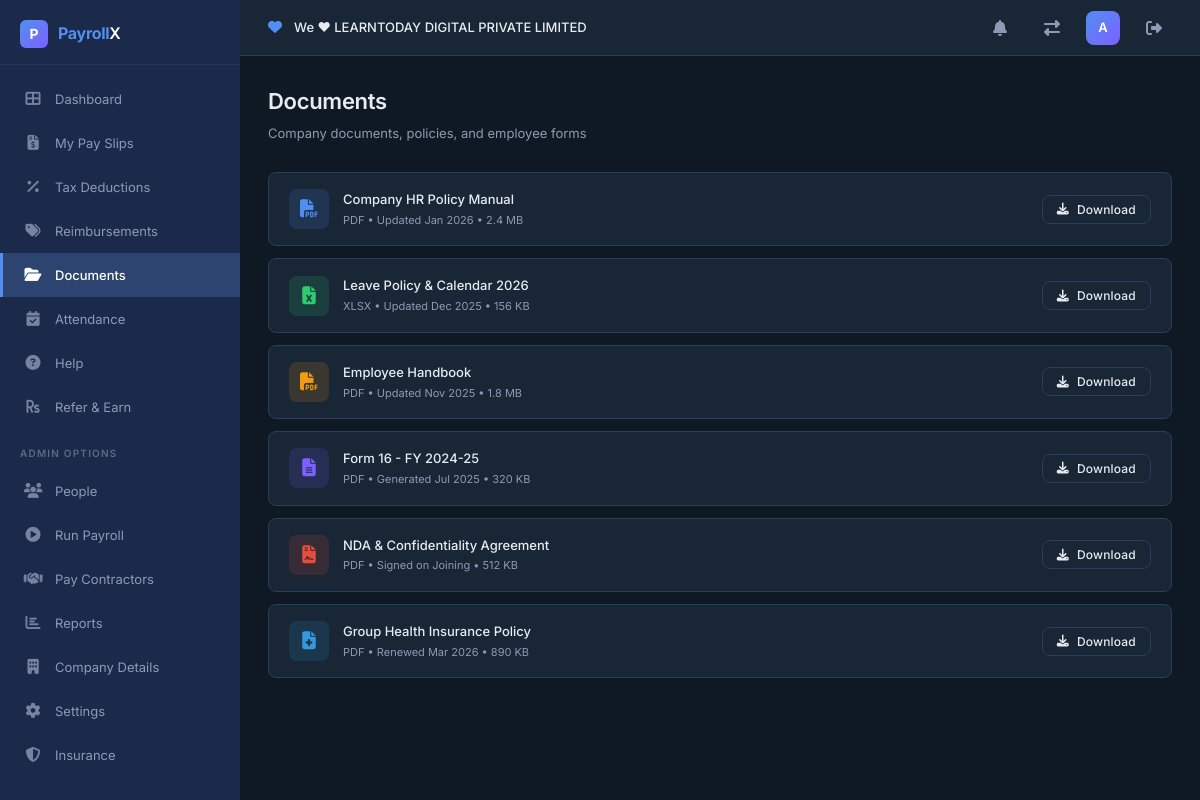
Page /documents (signed in) on the committed database.
### src/models.py (models this page shows, shortened)
class Organization(db.Model):
    __tablename__ = 'organizations'
    org_id = db.Column(db.Integer, primary_key=True)
    name = db.Column(db.String(200), unique=True, nullable=False)
    created_at = db.Column(db.DateTime, default=datetime.utcnow)
    users = db.relationship('User', backref='organization', lazy=True)
    employees = db.relationship('Employee', backref='organization', lazy=True)
    payroll_runs = db.relationship('PayrollRun', backref='organization', lazy=True)

class User(UserMixin, db.Model):
    __tablename__ = 'users'
    id = db.Column(db.Integer, primary_key=True)
    username = db.Column(db.String(80), unique=True, nullable=False)
    email = db.Column(db.String(120), unique=True, nullable=False)
    password_hash = db.Column(db.String(256), nullable=False)
    role = db.Column(db.String(20), default='employee')  # employee, hr_admin, finance
    created_at = db.Column(db.DateTime, default=datetime.utcnow)
    org_id = db.Column(db.Integer, db.ForeignKey('organizations.org_id'), nullable=True)

### src/app.py (the view)
@app.route('/documents')
@login_required
def documents():
    return render_template('documents.html')

### src/app.py (called while the page is built)
@login_manager.user_loader
def load_user(user_id):
    return User.query.get(int(user_id))

@app.before_request
def initialize_database():
    global _db_initialized
    if not _db_initialized:
        db.create_all()
        seed_database()
        _db_initialized = True

### templates/documents.html (shortened to what this page needs)
{% extends "base.html" %}
{% block content %}
<div class="page-header">
    <h1>Documents</h1>
    <p>Company documents, policies, and employee forms</p>
</div>
<div class="doc-list">
    <div class="doc-item">
        <div class="doc-icon" style="background: rgba(82,143,240,0.15); color: var(--primary);"><i class="fas fa-file-pdf"></i></div>
        <div class="doc-info">
            <div class="doc-name">Company HR Policy Manual</div>
            <div class="doc-meta">PDF • Updated Jan 2026 • 2.4 MB</div>
        </div>
        <button class="btn btn-outline btn-sm"><i class="fas fa-download"></i> Download</button>
    </div>
    <div class="doc-item">
        <div class="doc-icon" style="background: rgba(46,204,113,0.15); color: var(--success);"><i class="fas fa-file-excel"></i></div>
        <div class="doc-info">
            <div class="doc-name">Leave Policy & Calendar 2026</div>
            <div class="doc-meta">XLSX • Updated Dec 2025 • 156 KB</div>
        </div>
        <button class="btn btn-outline btn-sm"><i class="fas fa-download"></i> Download</button>
    </div>
    <div class="doc-item">
        <div class="doc-icon" style="background: rgba(243,156,18,0.15); color: var(--warning);"><i class="fas fa-file-pdf"></i></div>
        <div class="doc-info">
            <div class="doc-name">Employee Handbook</div>
            <div class="doc-meta">PDF • Updated Nov 2025 • 1.8 MB</div>
        </div>
        <button class="btn btn-outline btn-sm"><i class="fas fa-download"></i> Download</button>
    </div>
    <div class="doc-item">
        <div class="doc-icon" style="background: rgba(123,97,255,0.15); color: #7b61ff;"><i class="fas fa-file-alt"></i></div>
        <div class="doc-info">
            <div class="doc-name">Form 16 - FY 2024-25</div>
            <div class="doc-meta">PDF • Generated Jul 2025 • 320 KB</div>
        </div>
        <button class="btn btn-outline btn-sm"><i class="fas fa-download"></i> Download</button>
    </div>
    <div class="doc-item">
        <div class="doc-icon" style="background: rgba(231,76,60,0.15); color: var(--danger);"><i class="fas fa-file-contract"></i></div>
        <div class="doc-info">
            <div class="doc-name">NDA & Confidentiality Agreement</div>
            <div class="doc-meta">PDF • Signed on Joining • 512 KB</div>
        </div>
        <button class="btn btn-outline btn-sm"><i class="fas fa-download"></i> Download</button>
    </div>
    <div class="doc-item">
        <div class="doc-icon" style="background: rgba(52,152,219,0.15); color: var(--info);"><i class="fas fa-file-medical"></i></div>
        <div class="doc-info">
            <div class="doc-name">Group Health Insurance Policy</div>
            <div class="doc-meta">PDF • Renewed Mar 2026 • 890 KB</div>
        </div>
        <button class="btn btn-outline btn-sm"><i class="fas fa-download"></i> Download</button>
    </div>
</div>
{% endblock %}

### templates/base.html (shortened to what this page needs)
<!DOCTYPE html>
<html lang="en">
<head>
    <link rel="stylesheet" href="{{ url_for('static', filename='css/style.css') }}">
    <link rel="stylesheet" href="https://cdnjs.cloudflare.com/ajax/libs/font-awesome/6.5.1/css/all.min.css">
</head>
<body>
    {% if current_user.is_authenticated %}
    <aside class="sidebar" id="sidebar">
        <div class="sidebar-logo">
            <div class="logo-icon">P</div>
            <div class="logo-text"><span>Payroll</span>X</div>
        </div>
        <nav class="sidebar-nav">
            <a href="{{ url_for('dashboard') }}" class="nav-item {% if request.endpoint == 'dashboard' %}active{% endif %}">
                <span class="nav-icon"><i class="fas fa-th-large"></i></span> Dashboard
            </a>
            <a href="{{ url_for('payslips') }}" class="nav-item {% if request.endpoint == 'payslips' %}active{% endif %}">
                <span class="nav-icon"><i class="fas fa-file-invoice-dollar"></i></span> My Pay Slips
            </a>
            <a href="{{ url_for('tax_deductions') }}" class="nav-item {% if request.endpoint == 'tax_deductions' %}active{% endif %}">
                <span class="nav-icon"><i class="fas fa-percentage"></i></span> Tax Deductions
            </a>
            <a href="{{ url_for('reimbursements') }}" class="nav-item {% if request.endpoint == 'reimbursements' %}active{% endif %}">
                <span class="nav-icon"><i class="fas fa-tags"></i></span> Reimbursements
            </a>
            <a href="{{ url_for('documents') }}" class="nav-item {% if request.endpoint == 'documents' %}active{% endif %}">
                <span class="nav-icon"><i class="fas fa-folder-open"></i></span> Documents
            </a>
            <a href="{{ url_for('attendance') }}" class="nav-item {% if request.endpoint == 'attendance' %}active{% endif %}">
                <span class="nav-icon"><i class="fas fa-calendar-check"></i></span> Attendance
            </a>
            <a href="{{ url_for('help_page') }}" class="nav-item {% if request.endpoint == 'help_page' %}active{% endif %}">
                <span class="nav-icon"><i class="fas fa-question-circle"></i></span> Help
            </a>
            <a href="{{ url_for('refer_earn') }}" class="nav-item {% if request.endpoint == 'refer_earn' %}active{% endif %}">
                <span class="nav-icon"><i class="fas fa-rupee-sign"></i></span> Refer & Earn
            </a>
            {% if current_user.role != 'employee' %}
            <div class="nav-section-label">Admin Options</div>
            <a href="{{ url_for('people') }}" class="nav-item {% if request.endpoint == 'people' %}active{% endif %}">
                <span class="nav-icon"><i class="fas fa-users"></i></span> People
            </a>
            <a href="{{ url_for('run_payroll') }}" class="nav-item {% if request.endpoint == 'run_payroll' %}active{% endif %}">
                <span class="nav-icon"><i class="fas fa-play-circle"></i></span> Run Payroll
            </a>
            <a href="{{ url_for('pay_contractors') }}" class="nav-item {% if request.endpoint == 'pay_contractors' %}active{% endif %}">
                <span class="nav-icon"><i class="fas fa-handshake"></i></span> Pay Contractors
            </a>
            <a href="{{ url_for('reports') }}" class="nav-item {% if request.endpoint == 'reports' %}active{% endif %}">
                <span class="nav-icon"><i class="fas fa-chart-bar"></i></span> Reports
            </a>
            <a href="{{ url_for('company_details') }}" class="nav-item {% if request.endpoint == 'company_details' %}active{% endif %}">
                <span class="nav-icon"><i class="fas fa-building"></i></span> Company Details
            </a>
            <a href="{{ url_for('settings') }}" class="nav-item {% if request.endpoint == 'settings' %}active{% endif %}">
                <span class="nav-icon"><i class="fas fa-cog"></i></span> Settings
            </a>
            <a href="{{ url_for('insurance') }}" class="nav-item {% if request.endpoint == 'insurance' %}active{% endif %}">
                <span class="nav-icon"><i class="fas fa-shield-alt"></i></span> Insurance
            </a>
            {% endif %}
        </nav>
    </aside>
    <header class="top-bar">
        <div class="top-bar-left">
            <span class="org-heart"><i class="fas fa-heart"></i></span>
            <span class="org-name">We ♥ {{ current_user.organization.name if current_user.organization else 'My Organization' }}</span>
        </div>
        <div class="top-bar-right">
            <div class="notification-bell"><i class="fas fa-bell"></i></div>
            <a href="{{ url_for('choose_organization') }}" class="notification-bell"><i class="fas fa-exchange-alt"></i></a>
            <div class="profile-avatar" title="{{ current_user.username }}">
                {{ current_user.username[0]|upper }}
            </div>
            <a href="{{ url_for('logout') }}" class="notification-bell" title="Logout"><i class="fas fa-sign-out-alt"></i></a>
        </div>
    </header>
    <main class="main-content">
        {% block content %}{% endblock %}
    </main>
    {% else %}
        {% block public_content %}{% endblock %}
    {% endif %}
</body>
</html>

### rows in the picture
Organization: organization "LEARNTODAY DIGITAL PRIVATE LIMITED"
User: username "A"
